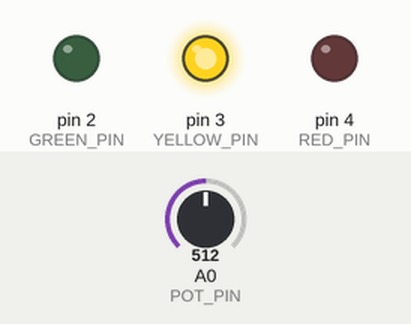
Bench run of a sketch on a simulated Arduino Uno, built with avr-gcc and run on an emulated ATmega328P. Shown: output pins drawn as LEDs (lit = HIGH). Inputs (shaded band) come from the test bench; at power-on: A0 (POT_PIN) = 512.

Above: at 1.2 s.
1.3 s: A0 (POT_PIN) set to 319
2.8 s: A0 (POT_PIN) set to 300
At 4.0 s:
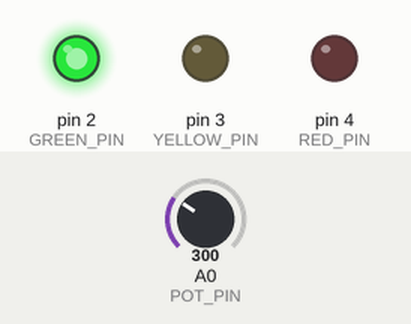
4.3 s: A0 (POT_PIN) set to 900
At 5.3 s:
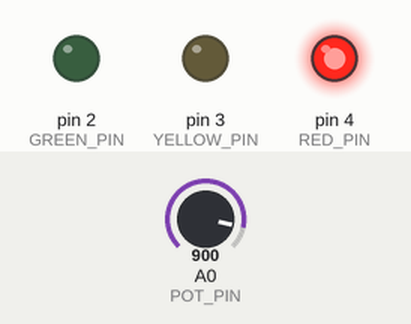
5.8 s: A0 (POT_PIN) set to 723
7.3 s: A0 (POT_PIN) set to 704
At 8.5 s:
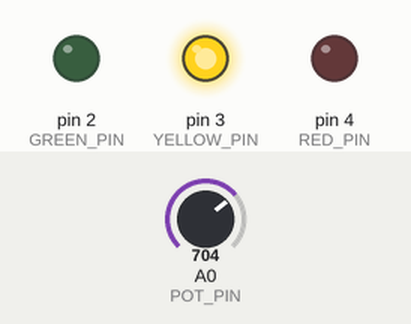
8.8 s: A0 (POT_PIN) set to 1023
At 9.9 s:
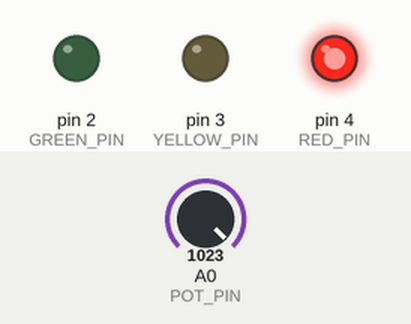
Timing chart, 0 to 11.3 s (numbered marks = the images above; inputs shaded):
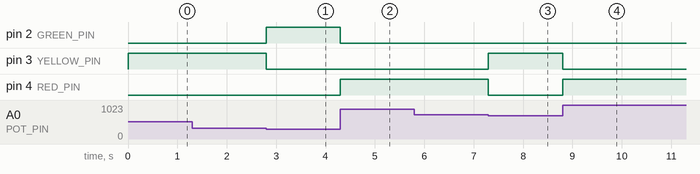

Measured:
- the behaviour switches between 307 and 306 on A0 (POT_PIN) (found by bisection; images 0 and 1)
- the behaviour switches between 717 and 716 on A0 (POT_PIN) (found by bisection; images 2 and 3)
- after the input at 1.3 s, every drawn part: stays the same
- after the input at 2.8 s, pin 2 (GREEN_PIN): LOW → HIGH at once; pin 3 (YELLOW_PIN): HIGH → LOW at once
- after the input at 4.3 s, pin 2 (GREEN_PIN): HIGH → LOW at once; pin 4 (RED_PIN): LOW → HIGH at once
- after the input at 5.8 s, every drawn part: stays the same
- after the input at 7.3 s, pin 3 (YELLOW_PIN): LOW → HIGH at once; pin 4 (RED_PIN): HIGH → LOW at once
- after the input at 8.8 s, pin 3 (YELLOW_PIN): HIGH → LOW at once; pin 4 (RED_PIN): LOW → HIGH at once

The sketch:

Q11_Three_Level_Voltage_Indicator.ino
```cpp
/*
  Q11 - Three Level Voltage Indicator

  Problem:
    A potentiometer simulates a varying voltage. Three LEDs show
    whether the voltage is low, medium or high.

  Components:
    - Arduino UNO R3
    - 1 x 10 k ohm potentiometer
    - 1 x green LED, 1 x yellow LED, 1 x red LED
    - 3 x 220 ohm resistor

  Pin mapping:
    Potentiometer: terminal 1 -> 5V, wiper (middle) -> A0, terminal 2 -> GND
    D2 -> 220 ohm -> GREEN LED anode,  cathode -> GND
    D3 -> 220 ohm -> YELLOW LED anode, cathode -> GND
    D4 -> 220 ohm -> RED LED anode,    cathode -> GND

  Expected behaviour:
    voltage < 1.5 V            -> green only
    1.5 V <= voltage <= 3.5 V  -> yellow only
    voltage > 3.5 V            -> red only

  Assumptions:
    voltage = reading * 5.0 / 1023.0 (5 V reference).
    The boundaries 1.5 V and 3.5 V themselves belong to the yellow band.
*/

const int POT_PIN    = A0;
const int GREEN_PIN  = 2;
const int YELLOW_PIN = 3;
const int RED_PIN    = 4;

const float LOW_LIMIT  = 1.5;   // volts
const float HIGH_LIMIT = 3.5;   // volts

void setup() {
  pinMode(GREEN_PIN, OUTPUT);
  pinMode(YELLOW_PIN, OUTPUT);
  pinMode(RED_PIN, OUTPUT);
}

void loop() {
  int reading = analogRead(POT_PIN);
  float voltage = reading * 5.0 / 1023.0;

  if (voltage < LOW_LIMIT) {
    digitalWrite(GREEN_PIN, HIGH);
    digitalWrite(YELLOW_PIN, LOW);
    digitalWrite(RED_PIN, LOW);
  } else if (voltage <= HIGH_LIMIT) {
    digitalWrite(GREEN_PIN, LOW);
    digitalWrite(YELLOW_PIN, HIGH);
    digitalWrite(RED_PIN, LOW);
  } else {
    digitalWrite(GREEN_PIN, LOW);
    digitalWrite(YELLOW_PIN, LOW);
    digitalWrite(RED_PIN, HIGH);
  }
}
```
